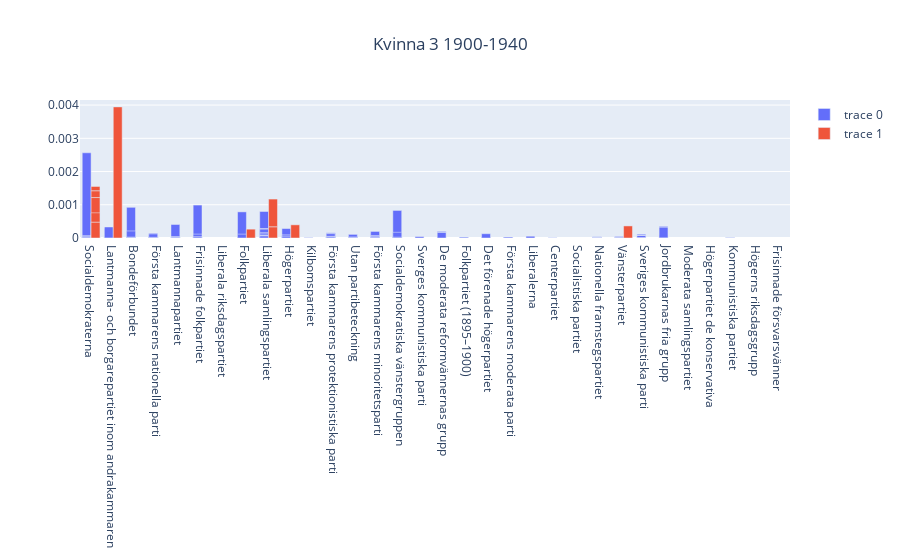
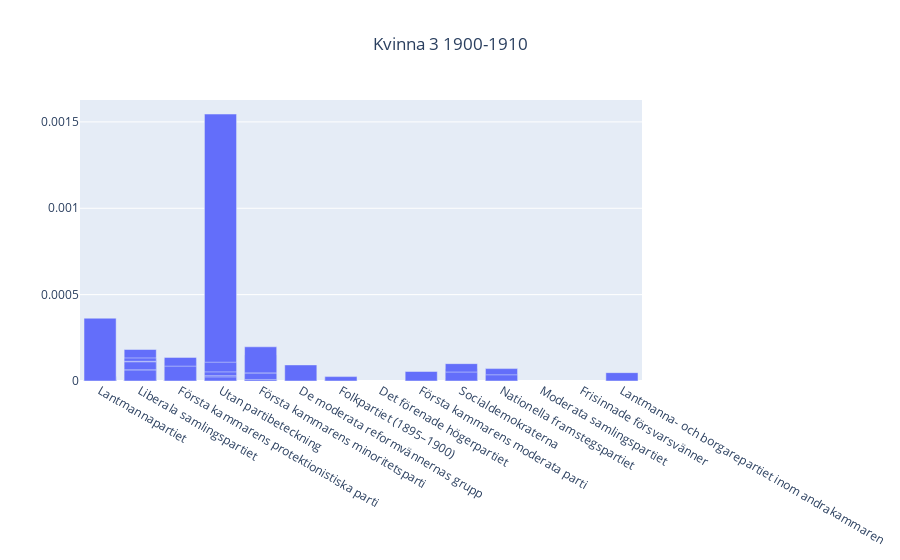
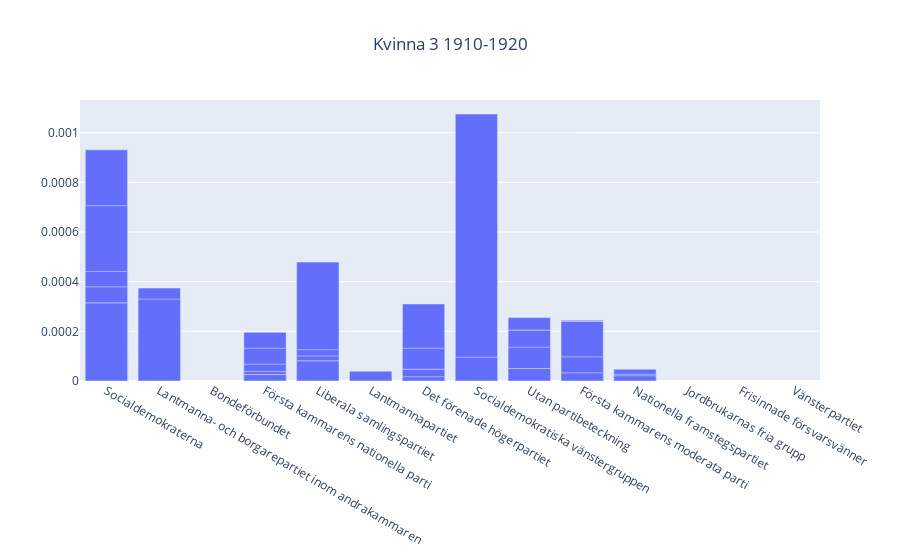
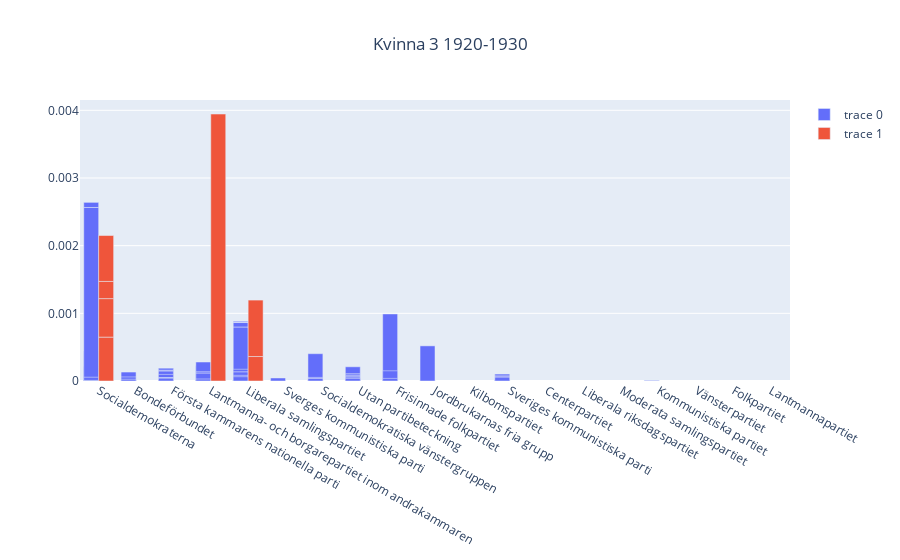

Notebook cell for these charts, in order:
### Code cell
def boxes(lower=1900, upper=1940):
    with sqlite3.connect(rel_db) as conn:

        cur = conn.cursor()

        genders = [ans[0] for ans in cur.execute('select distinct gender from utterance')]

        for gender in genders:
            ark = cur.execute(
                f"""select who, party,
        cast(sum(kvinna )as real)/ sum(b.count) as kr,
        cast(sum(kvinna1) as real)/ sum(b.count) as k1r,
        cast(sum(kvinna2) as real)/ sum(b.count) as k2r,
        cast(sum(kvinna3) as real)/ sum(b.count) as k3r
        from baseline as b
        where gender == "{gender}" and year between {lower} and {upper} group by who
                """).fetchall()
            if ark == []:
                continue

            who, x, yk, yk1, yk2, yk3 = zip(*ark)
            yield go.Bar(x=x, y=yk), go.Bar(x=x, y=yk1), go.Bar(x=x, y=yk2), go.Bar(x=x, y=yk3)

years = list(range(1900, 1941, 10))
full = [(1900, 1940)] + list(pairwise(years))

for start, end in full:
    k = []
    k1 = []
    k2 = []
    k3 = []
    for bk, bk1, bk2, bk3 in boxes(start, end):
        k.append(bk)
        k1.append(bk1)
        k2.append(bk2)
        k3.append(bk3)
    for name, lines in [('kvinna', k), ('kvinna 1', k1), ('kvinna 2', k2), ('kvinna 3', k3)]:
      pyo.iplot({'data' : k,
          'layout':{
              'title':{
                  'text': name + ' ' + str(start) + '-' + str(end),
                  'xanchor': 'center',
                  'x':0.5
              }, }})

### Figure 1 — Plotly figure (JSON) as saved in the notebook; plotly's stock layout.template omitted (floating-point values rounded to 4 significant figures; data arrays with more than 128 entries replaced by an {"elided": "..."} marker saying what was removed)
{"data": [{"type": "bar", "x": {"elided": "1569 str values"}, "y": {"elided": "1569 float values"}}, {"type": "bar", "x": ["Liberala samlingspartiet", "Högerpartiet", "Socialdemokraterna", "Vänsterpartiet", "Socialdemokraterna", "Lantmanna- och borgarepartiet inom andrakammaren", "Frisinnade folkpartiet", "Socialdemokraterna", "Socialdemokraterna", "Socialdemokraterna", "Socialdemokraterna", "Socialdemokraterna", "Socialdemokraterna", "Folkpartiet", "Socialdemokraterna", "Socialdemokraterna", null, "Socialdemokraterna", "Socialdemokraterna", "Liberala samlingspartiet"], "y": [0.000338, 0.0003967, null, 0.0003631, null, 0.003945, null, 0.000478, null, 0.0006485, 0.0005689, 0.0002045, 0.0001285, 0.0002661, null, 0.000477, 0.0001172, 0.000281, null, 0.0008338]}], "layout": {"title": {"text": "Kvinna 3 1900-1940", "x": 0.5, "xanchor": "center"}}}

### Figure 2 — Plotly figure (JSON) as saved in the notebook; plotly's stock layout.template omitted (floating-point values rounded to 4 significant figures; data arrays with more than 128 entries replaced by an {"elided": "..."} marker saying what was removed)
{"data": [{"type": "bar", "x": {"elided": "654 str values"}, "y": {"elided": "654 float values"}}], "layout": {"title": {"text": "Kvinna 3 1900-1910", "x": 0.5, "xanchor": "center"}}}

### Figure 3 — Plotly figure (JSON) as saved in the notebook; plotly's stock layout.template omitted (floating-point values rounded to 4 significant figures; data arrays with more than 128 entries replaced by an {"elided": "..."} marker saying what was removed)
{"data": [{"type": "bar", "x": {"elided": "757 str values"}, "y": {"elided": "757 float values"}}], "layout": {"title": {"text": "Kvinna 3 1910-1920", "x": 0.5, "xanchor": "center"}}}

### Figure 4 — Plotly figure (JSON) as saved in the notebook; plotly's stock layout.template omitted (floating-point values rounded to 4 significant figures; data arrays with more than 128 entries replaced by an {"elided": "..."} marker saying what was removed)
{"data": [{"type": "bar", "x": {"elided": "626 str values"}, "y": {"elided": "626 float values"}}, {"type": "bar", "x": ["Liberala samlingspartiet", "Socialdemokraterna", "Lantmanna- och borgarepartiet inom andrakammaren", "Socialdemokraterna", "Socialdemokraterna", "Socialdemokraterna", "Socialdemokraterna", null, "Liberala samlingspartiet"], "y": [0.0003618, null, 0.003945, 0.0006485, 0.0005689, 0.0002541, 0.0006783, 0.0001601, 0.0008338]}], "layout": {"title": {"text": "Kvinna 3 1920-1930", "x": 0.5, "xanchor": "center"}}}
